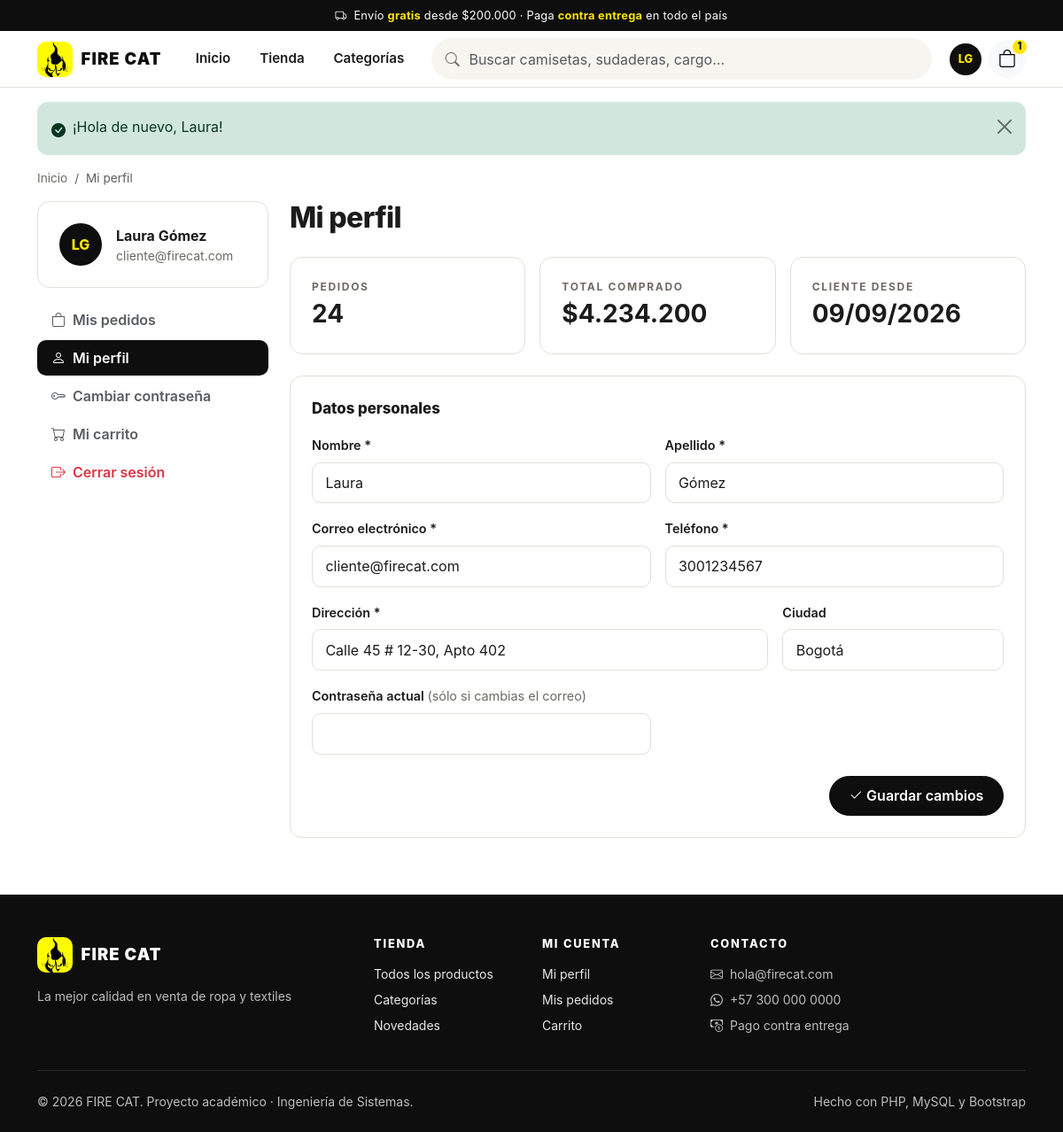
The page /perfil.php (signed in) on the database its author committed.
### tables this page shows
CREATE TABLE usuarios (
    id                    INT UNSIGNED NOT NULL AUTO_INCREMENT,
    nombre                VARCHAR(60)  NOT NULL,
    apellido              VARCHAR(60)  NOT NULL,
    email                 VARCHAR(120) NOT NULL,
    password_hash         VARCHAR(255) NOT NULL,
    telefono              VARCHAR(20)  NULL,
    direccion             VARCHAR(160) NULL,
    ciudad                VARCHAR(80)  NULL,
    rol                   ENUM('administrador','cliente') NOT NULL DEFAULT 'cliente',
    estado                ENUM('activo','inactivo')       NOT NULL DEFAULT 'activo',
    debe_cambiar_password TINYINT(1)   NOT NULL DEFAULT 0,
    ultimo_acceso         DATETIME     NULL,
    fecha_registro        DATETIME     NOT NULL DEFAULT CURRENT_TIMESTAMP,
    fecha_actualizacion   DATETIME     NOT NULL DEFAULT CURRENT_TIMESTAMP ON UPDATE CURRENT_TIMESTAMP,
    PRIMARY KEY (id),
    UNIQUE KEY uq_usuarios_email (email),
    KEY idx_usuarios_rol_estado (rol, estado)
);

### includes/funciones.php (called while the page is built, shortened)
<?php defined('ROOT_PATH') || exit('Acceso directo no permitido.');
function e($valor): string
{
    return htmlspecialchars((string) ($valor ?? ''), ENT_QUOTES | ENT_SUBSTITUTE, 'UTF-8');
}
function config(string $clave, $defecto = null)
{
    return $GLOBALS['config'][$clave] ?? $defecto;
}
function base_url(): string
{
    static $base = null;
    if ($base !== null) {
        return $base;
    }
    $base = '';
    $script   = str_replace('\\', '/', (string) realpath($_SERVER['SCRIPT_FILENAME'] ?? ''));
    $raiz     = str_replace('\\', '/', (string) realpath(ROOT_PATH));
    $nombre   = str_replace('\\', '/', $_SERVER['SCRIPT_NAME'] ?? '');
    if ($script !== '' && $raiz !== '' && strpos($script, $raiz) === 0) {
        $relativo = substr($script, strlen($raiz));
        if ($relativo !== '' && substr($nombre, -strlen($relativo)) === $relativo) {
            $base = rtrim(substr($nombre, 0, -strlen($relativo)), '/');
        }
    }
    return $base;
}
function url(string $ruta = '', array $parametros = []): string
{
    $u = base_url() . '/' . ltrim($ruta, '/');
    $parametros = array_filter($parametros, static fn($v) => $v !== null && $v !== '');
    if ($parametros) {
        $u .= '?' . http_build_query($parametros);
    }
    return $u;
}
function asset(string $ruta): string
{
    $archivo = ROOT_PATH . '/' . ltrim($ruta, '/');
    $v = is_file($archivo) ? '?v=' . filemtime($archivo) : '';
    return url($ruta) . $v;
}
function get_texto(string $clave, int $max = 100): string
{
    $v = $_GET[$clave] ?? '';
    return mb_substr(trim($v), 0, $max);
}
function precio(float|int|string|null $valor): string
{
    $n = round((float) $valor);
    return ($n < 0 ? '−$' : '$') . number_format(abs($n), 0, ',', '.');
}
function fecha(?string $valor, bool $conHora = true): string
{
    $t = strtotime($valor);
    return $t ? date($conHora ? 'd/m/Y H:i' : 'd/m/Y', $t) : '—';
}
function ajuste(string $clave, string $defecto = ''): string
{
    static $cache = null;
    if ($cache === null) {
        $cache = [];
        try {
            foreach (db()->query('SELECT clave, valor FROM configuracion') as $fila) {
                $cache[$fila['clave']] = $fila['valor'];
            }
        } catch (Throwable $e) {
            registrar_log('No se pudo leer configuracion: ' . $e->getMessage());
        }
    }
    return $cache[$clave] ?? $defecto;
}
function iniciales(string $nombre, string $apellido = ''): string
{
    return mb_strtoupper(mb_substr($nombre, 0, 1) . mb_substr($apellido, 0, 1));
}

### includes/db.php (called while the page is built, shortened)
<?php defined('ROOT_PATH') || exit('Acceso directo no permitido.');
function db(): PDO
{
    static $pdo = null;
    if ($pdo instanceof PDO) {
        return $pdo;
    }
    $c = config('db');
    $dsn = sprintf('mysql:host=%s;port=%d;dbname=%s;charset=%s', $c['host'], (int) $c['port'], $c['name'], $c['charset']);
    try {
        $pdo = new PDO($dsn, $c['user'], $c['pass'], [
            PDO::ATTR_ERRMODE            => PDO::ERRMODE_EXCEPTION,
            PDO::ATTR_DEFAULT_FETCH_MODE => PDO::FETCH_ASSOC,
            PDO::ATTR_EMULATE_PREPARES   => false,
            PDO::ATTR_STRINGIFY_FETCHES  => false,
        ]);
        $pdo->exec("SET time_zone = '" . date('P') . "'");
    } catch (PDOException $e) {
        registrar_log('Error de conexión a la base de datos: ' . $e->getMessage());
        if (PHP_SAPI === 'cli') {
            throw $e;
        }
        mostrar_error(503, 'Servicio no disponible',
            'No fue posible conectar con la base de datos. Verifica que MySQL esté iniciado en XAMPP y que la base "tienda_ropa" haya sido importada.',
            es_desarrollo() ? $e->getMessage() : null);
    }
    return $pdo;
}
function consulta(string $sql, array $parametros = []): PDOStatement
{
    $st = db()->prepare($sql);
    $st->execute($parametros);
    return $st;
}
function fila(string $sql, array $parametros = []): ?array
{
    $r = consulta($sql, $parametros)->fetch();
    return $r === false ? null : $r;
}
function valor(string $sql, array $parametros = [])
{
    $v = consulta($sql, $parametros)->fetchColumn();
    return $v === false ? null : $v;
}

### includes/auth.php (called while the page is built, shortened)
<?php defined('ROOT_PATH') || exit('Acceso directo no permitido.');
function usuario_actual(bool $refrescar = false): ?array
{
    static $cargado = false, $usuario = null;
    if ($cargado && !$refrescar) {
        return $usuario;
    }
    $cargado = true;
    $id = (int) ($_SESSION['usuario_id'] ?? 0);
    $usuario = fila('SELECT id, nombre, apellido, email, telefono, direccion, ciudad, rol, estado, debe_cambiar_password, fecha_registro
                     FROM usuarios WHERE id = ?', [$id]);
    return $usuario;
}
function requerir_login(): array
{
    $u = usuario_actual();
    return $u;
}
function forzar_cambio_password_si_corresponde(): void
{
    $u = usuario_actual();
}

### includes/bootstrap.php (called while the page is built, shortened)
<?php
require_once __DIR__ . '/funciones.php';
require_once __DIR__ . '/db.php';
require_once __DIR__ . '/validacion.php';
require_once __DIR__ . '/auth.php';
require_once __DIR__ . '/carrito.php';
if (PHP_SAPI !== 'cli') {
    forzar_cambio_password_si_corresponde();
}

### includes/carrito.php (called while the page is built, shortened)
<?php defined('ROOT_PATH') || exit('Acceso directo no permitido.');
function carrito_contar(int $usuarioId): int
{
    return (int) valor('SELECT COALESCE(SUM(cd.cantidad), 0) FROM carritos ca JOIN carrito_detalle cd ON cd.carrito_id = ca.id WHERE ca.usuario_id = ?', [$usuarioId]);
}

### includes/validacion.php (called while the page is built, shortened)
<?php defined('ROOT_PATH') || exit('Acceso directo no permitido.');
function clase_invalida(array $errores, string $campo): string
{
    return empty($errores[$campo]) ? '' : ' is-invalid';
}

### perfil.php (the view, shortened to what this page needs)
<?php
require __DIR__ . '/includes/bootstrap.php';
$usuario = requerir_login();
$errores = [];
$d = $usuario;
$stats = fila("SELECT COUNT(*) AS pedidos, COALESCE(SUM(CASE WHEN estado <> 'cancelado' THEN total END), 0) AS gastado
               FROM pedidos WHERE usuario_id = ?", [$usuario['id']]);
$seccion = 'perfil';
require __DIR__ . '/includes/header.php';
?>
<div class="container">
    <nav aria-label="breadcrumb"><ol class="breadcrumb"><li class="breadcrumb-item"><a href="<?= url('index.php') ?>">Inicio</a></li><li class="breadcrumb-item active">Mi perfil</li></ol></nav>
    <div class="row g-4">
        <aside class="col-lg-3"><?php require __DIR__ . '/includes/partials/menu_cuenta.php'; ?></aside>
        <section class="col-lg-9">
            <h1 class="h2 mb-4">Mi perfil</h1>
            <div class="row g-3 mb-4">
                <div class="col-sm-4"><div class="caja"><div class="eyebrow">Pedidos</div><div class="fs-3 fw-bold"><?= (int) $stats['pedidos'] ?></div></div></div>
                <div class="col-sm-4"><div class="caja"><div class="eyebrow">Total comprado</div><div class="fs-3 fw-bold"><?= precio($stats['gastado']) ?></div></div></div>
                <div class="col-sm-4"><div class="caja"><div class="eyebrow">Cliente desde</div><div class="fs-3 fw-bold"><?= fecha($usuario['fecha_registro'], false) ?></div></div></div>
            </div>
            <form method="post" action="<?= url('perfil.php') ?>" class="caja needs-validation" novalidate>
                <div class="caja-titulo">Datos personales</div>
                <div class="row g-3">
                    <div class="col-md-6">
                        <label class="form-label" for="nombre">Nombre *</label>
                        <input class="form-control<?= clase_invalida($errores, 'nombre') ?>" id="nombre" name="nombre" required minlength="2" maxlength="60" value="<?= e($d['nombre']) ?>">
                    </div>
                    <div class="col-md-6">
                        <label class="form-label" for="apellido">Apellido *</label>
                        <input class="form-control<?= clase_invalida($errores, 'apellido') ?>" id="apellido" name="apellido" required minlength="2" maxlength="60" value="<?= e($d['apellido']) ?>">
                    </div>
                    <div class="col-md-6">
                        <label class="form-label" for="email">Correo electrónico *</label>
                        <input class="form-control<?= clase_invalida($errores, 'email') ?>" type="email" id="email" name="email" required maxlength="120" value="<?= e($d['email']) ?>">
                    </div>
                    <div class="col-md-6">
                        <label class="form-label" for="telefono">Teléfono *</label>
                        <input class="form-control<?= clase_invalida($errores, 'telefono') ?>" type="tel" id="telefono" name="telefono" required pattern="\+?[0-9 ]{7,20}" maxlength="20" value="<?= e($d['telefono']) ?>">
                    </div>
                    <div class="col-md-8">
                        <label class="form-label" for="direccion">Dirección *</label>
                        <input class="form-control<?= clase_invalida($errores, 'direccion') ?>" id="direccion" name="direccion" required minlength="5" maxlength="160" value="<?= e($d['direccion']) ?>">
                    </div>
                    <div class="col-md-4">
                        <label class="form-label" for="ciudad">Ciudad</label>
                        <input class="form-control<?= clase_invalida($errores, 'ciudad') ?>" id="ciudad" name="ciudad" maxlength="80" value="<?= e($d['ciudad']) ?>">
                    </div>
                    <div class="col-md-6">
                        <label class="form-label" for="password_actual">Contraseña actual <span class="text-muted-fc fw-normal">(sólo si cambias el correo)</span></label>
                        <input class="form-control<?= clase_invalida($errores, 'password_actual') ?>" type="password" id="password_actual" name="password_actual" maxlength="72" autocomplete="current-password">
                    </div>
                </div>
                <div class="d-flex justify-content-end mt-4"><button class="btn btn-fc" type="submit"><i class="bi bi-check2 me-1"></i>Guardar cambios</button></div>
            </form>
        </section>
    </div>
</div>
<?php require __DIR__ . '/includes/footer.php'; ?>

### includes/header.php (shortened to what this page needs)
<?php defined('ROOT_PATH') || exit('Acceso directo no permitido.');
$usuario = usuario_actual();
$pagina  = $pagina ?? '';
$totalCarrito = $usuario ? carrito_contar((int) $usuario['id']) : 0;
$nombreTienda = ajuste('nombre_tienda', config('app_name'));
$envioGratis  = (float) ajuste('envio_gratis_desde', '0');
$enlacesMenu = [
    'inicio'     => ['index.php', 'Inicio'],
    'productos'  => ['productos.php', 'Tienda'],
    'categorias' => ['categorias.php', 'Categorías'],
];
?>
<!DOCTYPE html>
<html lang="es">
<head>
    <link rel="stylesheet" href="<?= asset('assets/vendor/bootstrap/bootstrap.min.css') ?>">
    <link rel="stylesheet" href="<?= asset('assets/vendor/bootstrap-icons/bootstrap-icons.min.css') ?>">
    <link rel="stylesheet" href="<?= asset('assets/css/tienda.css') ?>">
</head>
<body>
<div class="barra-anuncio py-2 text-center no-imprimir">
    <div class="container">
        <i class="bi bi-truck me-1"></i>
        <?php if ($envioGratis > 0): ?>
            Envío <strong>gratis</strong> desde <?= precio($envioGratis) ?> ·
        <?php endif; ?>
        Paga <strong>contra entrega</strong> en todo el país
    </div>
</div>
<nav class="navbar navbar-expand-lg navbar-fc sticky-top py-2" aria-label="Navegación principal">
    <div class="container">
        <a class="marca me-lg-4" href="<?= url('index.php') ?>">
            <img src="<?= asset('assets/img/brand/firecat-mark.png') ?>" alt="" width="40" height="40">
            <span><?= e($nombreTienda) ?></span>
        </a>
        <div class="d-flex align-items-center gap-1 order-lg-3 ms-auto ms-lg-0">
            <?php if ($usuario): ?>
                <div class="dropdown">
                    <button class="btn btn-link p-0 border-0 ms-1" data-bs-toggle="dropdown" aria-expanded="false" aria-label="Mi cuenta">
                        <span class="avatar"><?= e(iniciales($usuario['nombre'], $usuario['apellido'])) ?></span>
                    </button>
                </div>
            <?php endif; ?>
            <a class="btn btn-icono btn-light position-relative ms-1" href="<?= url('carrito.php') ?>" aria-label="Carrito (<?= $totalCarrito ?> productos)">
                <i class="bi bi-bag fs-5"></i>
                <?php if ($totalCarrito > 0): ?><span class="contador-carrito"><?= $totalCarrito ?></span><?php endif; ?>
            </a>
        </div>
        <div class="collapse navbar-collapse order-lg-2" id="menuPrincipal">
            <ul class="navbar-nav me-lg-3 gap-lg-1">
                <?php foreach ($enlacesMenu as $clave => [$ruta, $texto]): ?>
                    <li class="nav-item">
                        <a class="nav-link<?= $pagina === $clave ? ' active' : '' ?>" <?= $pagina === $clave ? 'aria-current="page"' : '' ?> href="<?= url($ruta) ?>"><?= e($texto) ?></a>
                    </li>
                <?php endforeach; ?>
            </ul>
            <form class="buscador flex-grow-1 me-lg-3 mt-2 mt-lg-0" action="<?= url('productos.php') ?>" method="get" role="search">
                <i class="bi bi-search"></i>
                <input class="form-control" type="search" name="q" maxlength="80" placeholder="Buscar camisetas, sudaderas, cargo…"
                       value="<?= e(get_texto('q', 80)) ?>" aria-label="Buscar productos">
            </form>
        </div>
    </div>
</nav>
<main id="contenido">
<?php if (empty($sin_contenedor)): ?>
<div class="container pt-3">
    <?php require __DIR__ . '/partials/alertas.php'; ?>
</div>
<?php endif; ?>

### includes/partials/menu_cuenta.php (shortened to what this page needs)
<div class="caja mb-3 d-flex align-items-center gap-3 no-imprimir">
    <span class="avatar" style="width:48px;height:48px;font-size:1rem"><?= e(iniciales($usuario['nombre'], $usuario['apellido'])) ?></span>
    <div class="overflow-hidden">
        <div class="fw-bold text-truncate"><?= e($usuario['nombre'] . ' ' . $usuario['apellido']) ?></div>
        <div class="small text-muted-fc text-truncate"><?= e($usuario['email']) ?></div>
    </div>
</div>
<div class="list-group menu-cuenta no-imprimir">
    <a class="list-group-item list-group-item-action<?= $seccion === 'pedidos' ? ' active' : '' ?>" href="<?= url('mis_pedidos.php') ?>"><i class="bi bi-bag me-2"></i>Mis pedidos</a>
    <a class="list-group-item list-group-item-action<?= $seccion === 'perfil' ? ' active' : '' ?>" href="<?= url('perfil.php') ?>"><i class="bi bi-person me-2"></i>Mi perfil</a>
    <a class="list-group-item list-group-item-action" href="<?= url('cambiar_password.php') ?>"><i class="bi bi-key me-2"></i>Cambiar contraseña</a>
    <a class="list-group-item list-group-item-action" href="<?= url('carrito.php') ?>"><i class="bi bi-cart me-2"></i>Mi carrito</a>
    <form method="post" action="<?= url('logout.php') ?>">
        <button class="list-group-item list-group-item-action text-danger" type="submit"><i class="bi bi-box-arrow-right me-2"></i>Cerrar sesión</button>
    </form>
</div>

### rows shown on the page
usuarios: iniciales($usuario['nombre'], $usuario['apellido']) "LG", nombre+apellido "Laura Gómez", email "cliente@firecat.com", fecha_registro "09/09/2026", nombre "Laura", apellido "Gómez", telefono "3001234567", direccion "Calle 45 # 12-30, Apto 402", ciudad "Bogotá"

### other values the page prints
precio($envioGratis) "$200.000"
$nombreTienda "FIRE CAT"
$totalCarrito "1"
$texto "Inicio"
$texto "Tienda"
$texto "Categorías"
$f['mensaje'] "¡Hola de nuevo, Laura!"
$stats['pedidos'] "24"
precio($stats['gastado']) "$4.234.200"
ajuste('eslogan', 'Ropa urbana con actitud.') "La mejor calidad en venta de ropa y textiles"
ajuste('email_contacto') "hola@firecat.com"
ajuste('telefono_contacto') "+57 300 000 0000"
